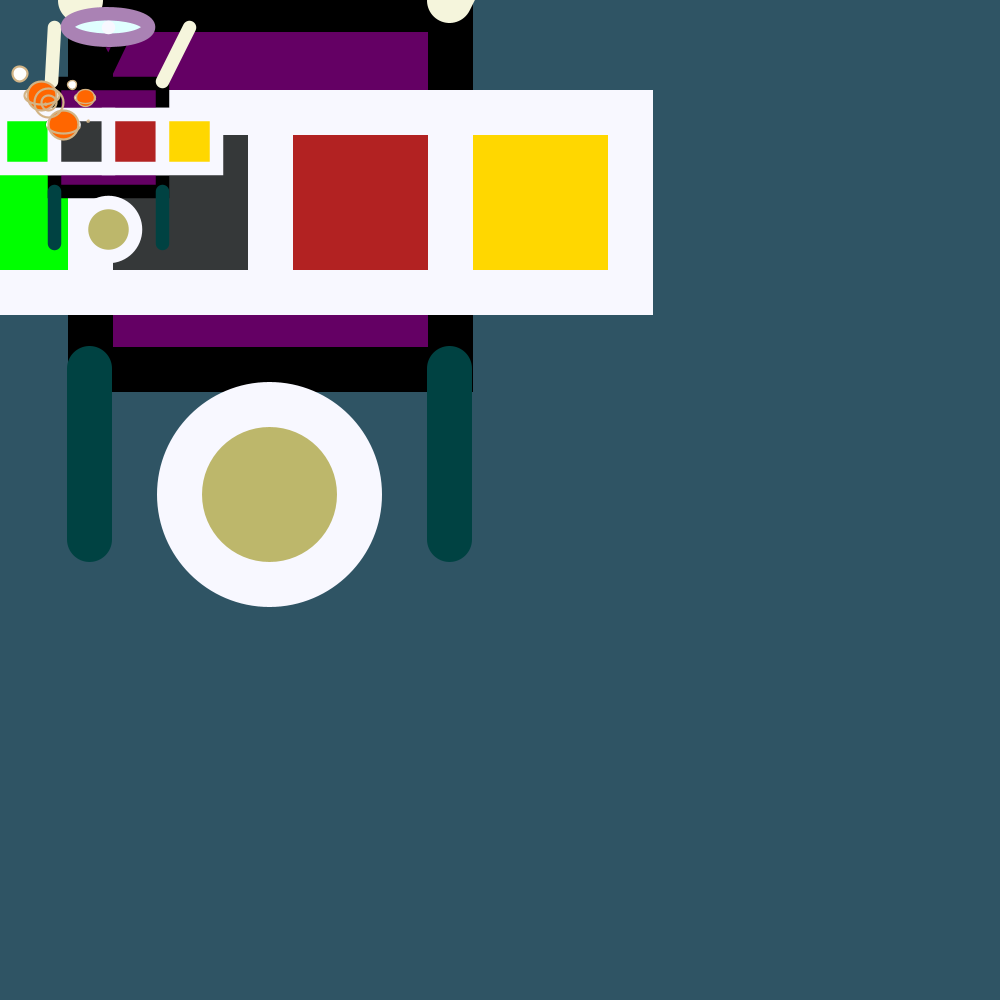
Frame 1 (no input)
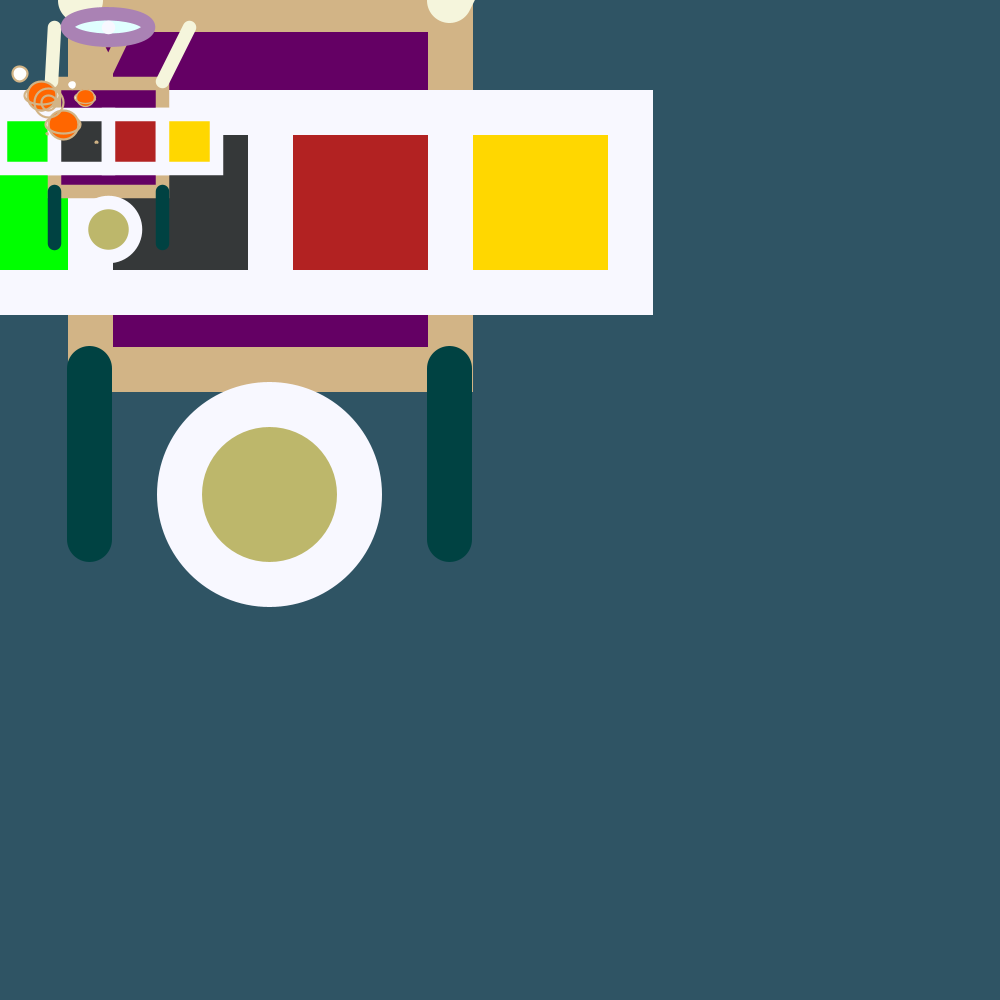
Frame 60 (the mouse pressed at the canvas centre just before this capture)
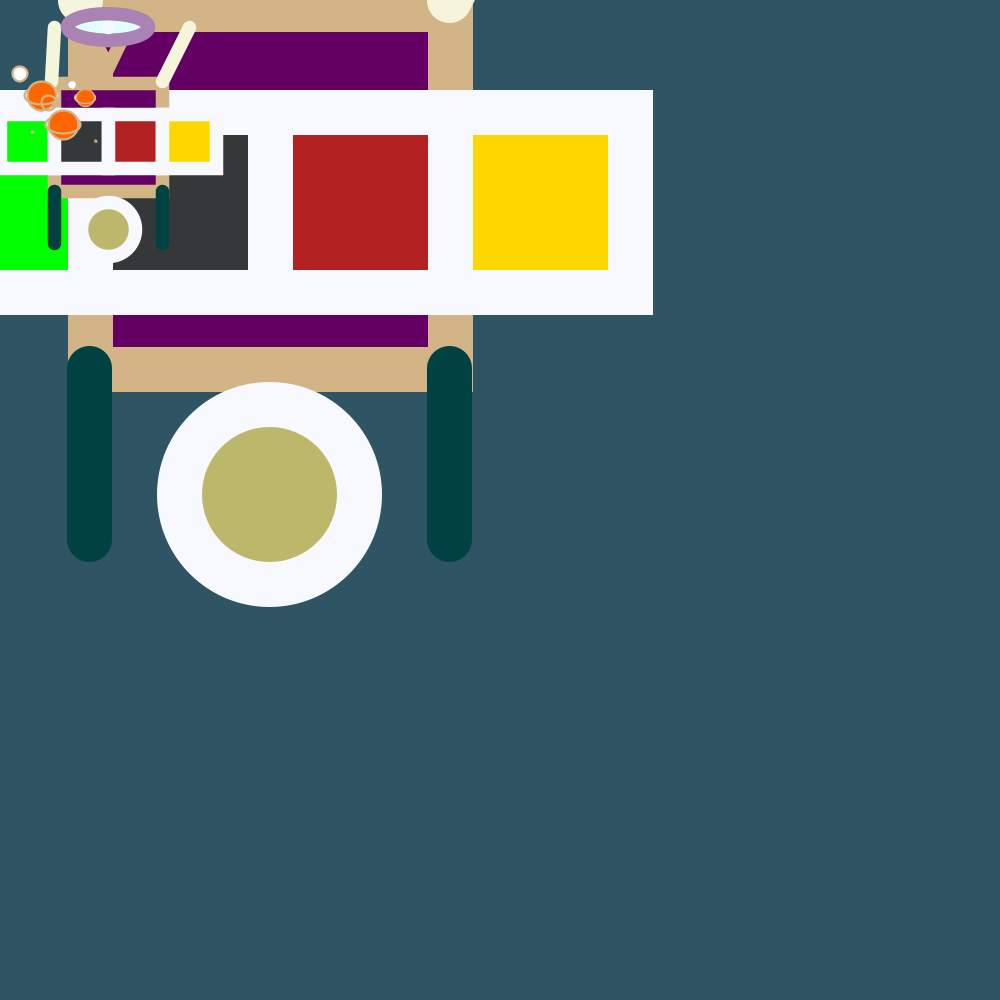
Frame 120 (the mouse held since frame 60 and released just before this capture)

The Processing sketch that drew these frames (run headless with seeded random() and noise(); from frame 60 on, the mouse is pressed at the canvas centre):

// Processing sketch: FunctionPartner
// ── FunctionPartner.pde
int randomInt;
float a = 10;
float b = 0;
float c = 255;
float randomx = random (300);
float randomy = random (1000);
float randomz = random(700);
float randomw = random (1000);

void setup () {
  size(1000, 1000);
}
void draw () {
  background(47.8, 84.7, 100.2);
  scale(0.9);
  creature();
  translate(100, 300);
  creature();
 scale (0.9);
  

  circle (c, 380, a);

// this is from martin
  push();
  translate (500, 600);
  planet();
  pop();
  strokeWeight (30);
  stroke (#D2B486);
  noFill();

  push();
  translate (200, 200);
  planet();
  pop();
  strokeWeight (30);
  stroke (#D2B486);
  noFill();

  push();
  translate (800, 230);
  scale (.6);
  planet();
  pop();
  strokeWeight (30);
  stroke (#D2B486);
  noFill();

  randomx = random (300);
  randomy = random (1000);
  randomz = random (700, 1000);
  randomw = random (1000);


  circle (randomx, randomy, 20);
  circle (randomz, randomw, 20);

  randomInt = (int) random (2);

  if (randomInt == 0) {
    circle (300, 300, 400);
  } else  if (randomInt == 1) {
  }
  circle (300, 300, 200);
}




void creature () {
  push();
  translate(-300, -400);

  strokeWeight(50);
  fill(100, 0, 100);
  square(400, 410, 400);
  /*
this is the main body
   */

  triangle(550, 250, 650, 250, 600, 350);
  stroke(245, 245, 220);
  line(390, 400, 400, 200);
  line(800, 400, 900, 200);
  /*
these are the 2 arm lines
   */
  stroke(0, 66, 66);
  line(400, 810, 400, 1000);
  line(800, 810, 800, 1000);
  /*
these are the 2 leg lines
   */
  fill(224, 255, 255);
  stroke(170, 130, 180);
  arc(600, 200, 300, 100, 200, 500);
  /*
this is the face of my robot
   */
  stroke(248, 248, 255);
  point(600, 200);
  /*
   this is the eye
   */
  fill(0, 255, 0);
  square(200, 525, 200);

  fill(53, 56, 57);
  square(400, 525, 200);
  fill(189, 183, 107);
  circle(600, 950, 200);
  fill(178, 34, 34);
  square(600, 525, 200);
  fill(255, 215, 0);
  square(800, 525, 200);
  pop();
  scale (0.3);
}
void planet () {
  push();
  translate(-500, -500);
  fill (#FFFFFF);
  circle (200, 200, 200);
  ellipse (width / 2, height / 2, 480, 250);
  strokeWeight (30);
  stroke (#D2B486);
  fill (#ff6600);
  circle (500, 500, 400);
  noFill();
  arc (width / 2, height / 2, 480, 250, radians(20), radians(160));
  pop();
}
